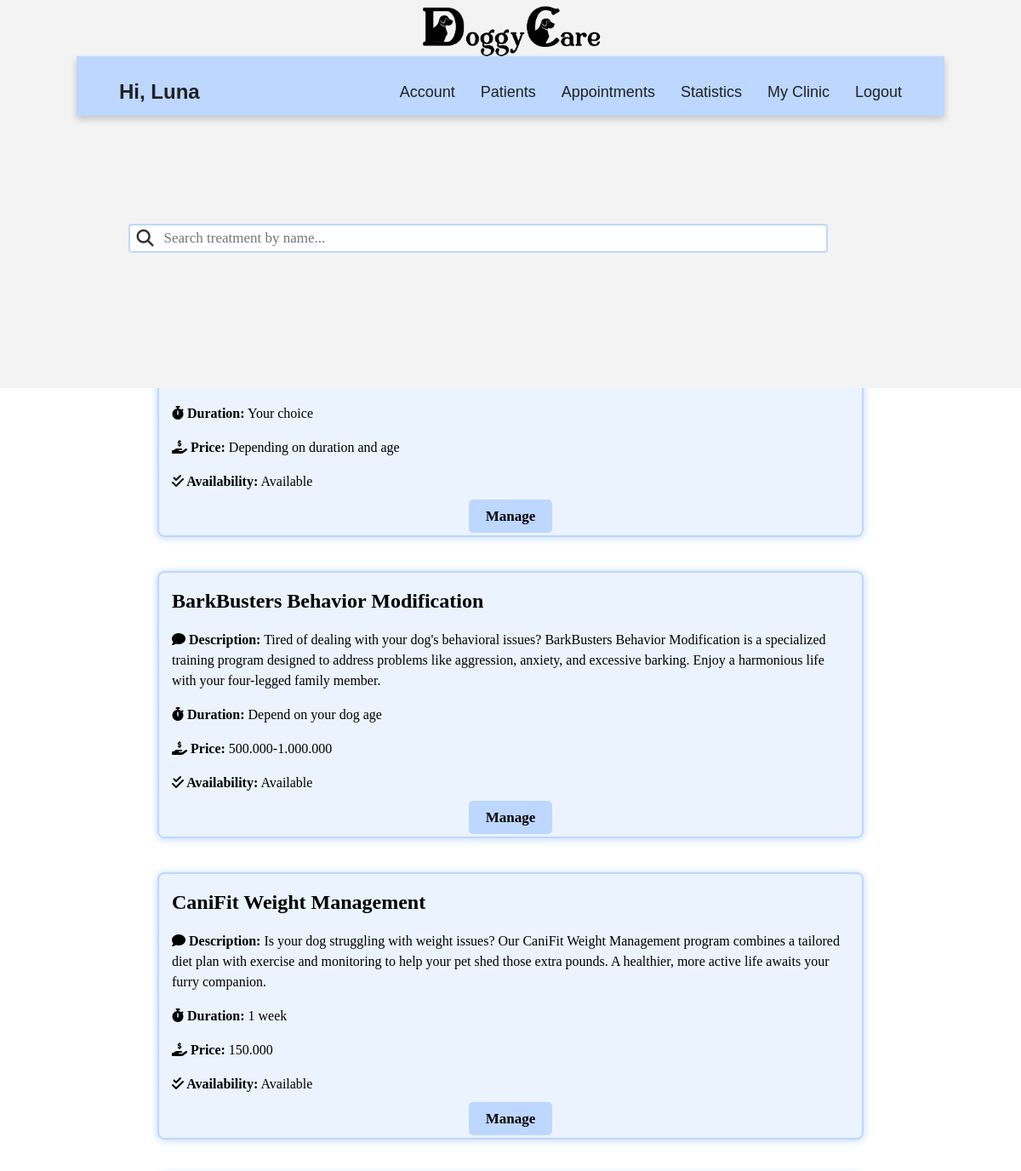
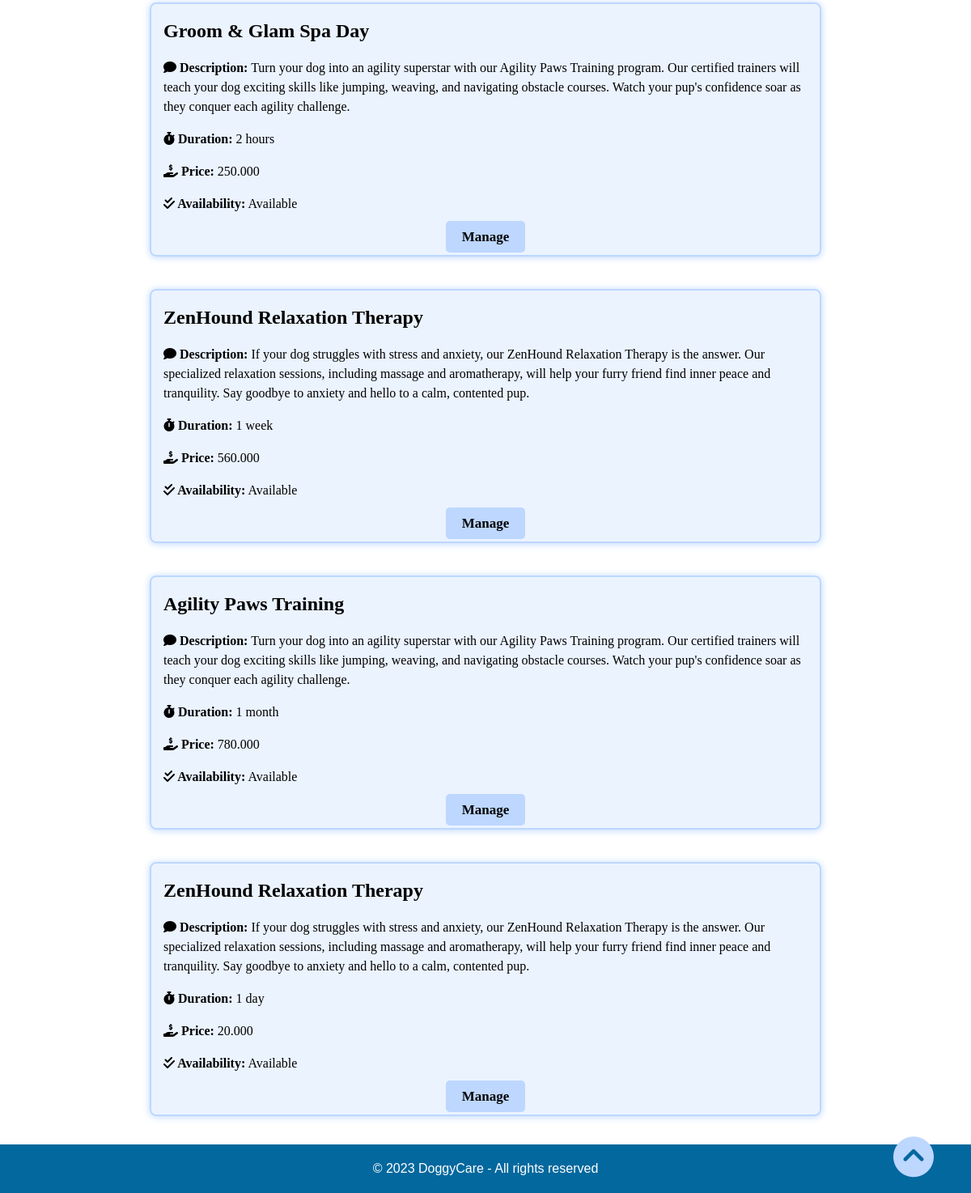
Screenshot of /vet/treatments/2 (signed in) with the database file from the repository (2 pictures, top to bottom).
### accounts/models.py (models this page shows, shortened)
class User(AbstractUser):
    email = models.EmailField(unique=True)
    is_vet = models.BooleanField(default=False)
    is_owner = models.BooleanField(default=False)

class treatment(models.Model):
    id = models.AutoField(primary_key= True)
    name = models.CharField(blank= False, max_length=50)
    description = models.TextField(blank= False, max_length=400)
    duration = models.CharField(blank= False, max_length=100)
    price = models.CharField(blank= False, max_length=30)
    aviability = models.BooleanField(default=False)
    clinic_id = models.ForeignKey(clinic_info, on_delete=models.CASCADE,null=True, blank=True)

### vet/views.py (the view)
# urls.py: path('treatments/<int:clinic_id>', views.treatments, name='treatments'),
@login_required
@vet_required
def treatments(request, clinic_id):
    clinic = get_object_or_404(clinic_info, pk=clinic_id)
    search_record_term = request.GET.get('searchTreatment')
    user_has_permission = request.user.has_perm("accounts.can_manage")
    if search_record_term:
        treatments = treatment.objects.filter(
        Q(name__icontains=search_record_term),
        clinic_id=clinic
        )
    else:
        treatments = treatment.objects.filter(clinic_id=clinic)
    return render(request, 'treatments.html', {'clinics': clinic, 'treatments': treatments, 'user_has_permission': user_has_permission})

### vet/templates/treatments.html (shortened to what this page needs)
<!DOCTYPE html>
{% extends 'base.html' %}
{% load static %}
    {% block additional_styles %}
    <link rel="stylesheet" href="{% static 'css/vet/treatments.css' %}">
    {% endblock additional_styles %}
    {% block content %}
    <div class="all"  id="start">
    <h2>{{ clinics.name }} treatments</h2>
    {% if user_has_permission %}
    <div class="treatments-buttons">
            <a href="{% url 'new_treatment' clinic_id=clinics.id %}" class="btn-cln">New treatment</a>
    </div>
    {% endif %}
    <form action="" class="search-treatment-bar">
        <div class="search_group">
            <i class="fa-solid fa-magnifying-glass"></i>
            <input type="text" class="form-control" name="searchTreatment" placeholder="Search treatment by name...">
        </div>
            <button type="submit" class="btn btn-primary">Search</button>
        </form>
        <div class="treatment-list">
            {% for treatment in treatments %}
            <div class="treatment-card">
                <div class="card-content p-3 mx-2">
                    <span>{{ treatment.name }}</span>
                    <p><i class="fa-solid fa-comment" style=></i><strong> Description:</strong> {{ treatment.description }}</p>
                    <p><i class="fa-solid fa-stopwatch"></i><strong> Duration:</strong> {{ treatment.duration }}</p>
                    <p> <i class="fa-solid fa-hand-holding-dollar"></i><strong> Price:</strong> {{ treatment.price }} </p>
                    <p><i class="fa-solid fa-check-double"></i><strong> Availability:</strong>
                    {% if treatment.aviability %}
                        Available
                    {% else %}
                        Not available
                    {% endif %}
                    </p>
                    {% if user_has_permission %}
                    <div class="button-container">
                        <a href="{% url 'edit_treatment' clinic_id=clinics.id  treatment_id=treatment.id%}" class="edit-button">Manage</a>
                    </div>
                    {% endif %}
                </div>
            </div>
            {% endfor %}
        </div>
        <a href="#start" id="go-up-button"><i class="fa-solid fa-circle-chevron-up fa-bounce" style="color: #bdd7ff; text-shadow: 4px;"></i></a>
    </div>
{% endblock content %}

### vet/templates/base.html (shortened to what this page needs)
<!DOCTYPE html>
{% load static %}
<html lang="en">
    <head>
        <link rel="stylesheet" href="{% static 'css/vet/base.css' %}">
        {% block additional_styles %}
        {% endblock additional_styles %}
    </head>
    <body>
        <header>
            <div class="container-top-bar">
                <div class="top-bar">
                    <a href="{% url 'home' %}">
                        <img src="{% static 'img/logo.png' %}" alt="Logo">
                    </a>
                </div>
        </div>
        <nav class="nav-bar">
            <div class="greeting">
                {% if user.is_authenticated %}
                <h3>Hi, {{ user.username }}</h3>
                {% endif %}
            </div>
            <div class="tabs">
                <ul>
                    <li><a href="">Account</a></li>
                    <li><a href="{% url 'patients' %}">Patients</a></li>
                    <li><a href="{% url 'appointment' %}">Appointments</a></li>
                    <li><a href="{% url 'statistics' %}">Statistics</a></li>
                    <li><a href="{% url 'show_clinic' %}">My Clinic</a></li>
                    <li><a href="{% url 'logout' %}">Logout</a></li>
                </ul>
            </div>
        </nav>
        </header>
        <main>
            {% block content %}
            {% endblock content%}
        </main>
    </body>
    <footer>
        <div>
            <p>&copy; 2023 DoggyCare - All rights reserved</p>
        </div>
    </footer>
</html>

### static/css/vet/base.css (style rules this page uses)
html { font-family: "Poppins", sans-serif; line-height: 1.15; -webkit-text-size-adjust: 100%; -webkit-tap-highlight-color: rgba(0, 0, 0, 0); }
body { margin: 0; font-size: 1rem; line-height: 1.5; text-align: left; }
.container-top-bar { position: absolute; top: 0; width: 100%; height: 16%; background-color: #F3F3F3; z-index: 0; }
.top-bar { display:flex; margin-top:5px; text-align: center; font-weight: 800; justify-content: center; }
.top-bar img { height: 62px; margin-left: 20px; margin-right: 20px; margin-top: 1px; }
h3 { font-size: 1.5rem; color: #212121; }
h2 { text-align: center; }
.nav-bar { margin-top: 5.5%; height: 70px; width: 85%; position: relative; left: 50%; transform: translateX(-50%); background-color: rgb(189, 215, 255); display:flex; flex-wrap: wrap; align-items: center; justify-content: space-between; box-shadow: 0 4px 8px rgba(0, 0, 0, 0.2); }
.greeting { margin-left: 50px; font-size: 30px; }
.tabs { margin-right: 50px; display: flex; flex-wrap: wrap; align-items: center; justify-content: space-between; }
.tabs ul { display: flex; }
.tabs li { margin-left: 30px; font-size: 16px; list-style-type: none; }
.nav-bar a { font-weight: 300; font-size: 18px; color: #212121; text-decoration: none; transition: color 0.3s }
footer { background-color: #03689e; color: #fff; padding: 2px 0; text-align:center; width: 100%; bottom: 0; }

### static/css/vet/treatments.css (style rules this page uses)
main { margin-top: 15px; margin-bottom: 15px; margin: auto; }
main > * { margin-top: 15px; margin-bottom: 15px; }
h2 { font-size: 24px; color: #333; font-weight: bold; text-align: center; margin-top: 20px; margin-bottom: auto; margin-bottom: 20px; }
.all { text-align: center; align-items: center; }
.search-treatment-bar { font-family: Georgia, serif; display: flex; align-items: center; padding: 0 50px 0; width: 80%; margin: auto; }
.search_group { align-items: center; margin: auto; width: 80%; position: relative; }
.form-control { padding: 5px 10px; font-size: 17px; border-radius: 5px; width: 100%; font-family:"Century Gothic"; border: 2px solid #bdd7ff; border-radius: 4px; padding-left: 40px; }
.btn-primary { margin: auto; padding-left: 0.1vw; font-family:"Century Gothic"; font-weight: bold; }
.fa-magnifying-glass { position: absolute; left: 10px; top: 50%; font-size: 20px; color: #333; transform: translateX(-10px); transform: translateY(-10px); }
.treatments-buttons { display: flex; font-family: Georgia, serif; align-items: center; justify-content: center; transition: transform 0.3s ease; padding-bottom: 15px; }
.btn-cln { padding: 5px 10px; font-size: 17px; text-decoration: none; background-color: rgb(189, 215, 255); color: #000000; border: none; border-radius: 5px; cursor: pointer; font-family:"Century Gothic"; font-weight: bold; }
.fa-circle-chevron-up { position: fixed; bottom: 20px; right: 4rem; width: 2rem; font-size: 50px; }
.btn { padding: 5px 10px; font-size: 17px; text-decoration: none; background-color: rgb(189, 215, 255); color: #000000; border: none; border-radius: 5px; cursor: pointer; font-family:"Century Gothic"; font-weight: bold; }
.treatment-list { padding: 0 10px; display: flex; flex-wrap: wrap; justify-content: center; }
.treatment-card { border-radius: 8px; box-shadow: 0px 1px 10px #bdd7ff; background-color: rgba(189, 215, 255, 0.3); border: 2px solid rgb(189, 215, 255); overflow: hidden; width: 70%; margin: 20px; float: left; padding: auto; word-wrap: break-word; display: flex; flex-direction: column; transition: transform 0.3s ease; }
span { font-size: 24px; color: #000000; font-weight: bold; text-align: center; margin-top: 20px; margin-bottom: auto; }
.treatment-card .card-content { padding: 15px; text-align: left; word-wrap: break-word; flex-grow: 1; font-family:"Century Gothic"; }
.button-container { text-align: center; height:20px; }
.edit-button { padding: 10px 20px; padding-bottom: 10px; font-size: 17px; text-decoration: none; background-color: #BDD7FF; color: #000000; border: none; border-radius: 5px; cursor: pointer; margin: 15px; height: 20px; font-family:"Century Gothic"; font-weight: bold; }

### rows the page displays
User: username "Luna"
treatment: duration "Your choice", price "Depending on duration and age", aviability "Available"
treatment: name "BarkBusters Behavior Modification", description "Tired of dealing with your dog's behavioral issues? BarkBusters Behavior Modification is a specialized training program designed to address problems like aggression, anxiety, and excessive barking. Enjoy a harmonious life with your four-legged family member.", duration "Depend on your dog age", price "500.000-1.000.000", aviability "Available"
treatment: name "CaniFit Weight Management", description "Is your dog struggling with weight issues? Our CaniFit Weight Management program combines a tailored diet plan with exercise and monitoring to help your pet shed those extra pounds. A healthier, more active life awaits your furry companion.", duration "1 week", price "150.000", aviability "Available"
treatment: name "Groom & Glam Spa Day", description "Turn your dog into an agility superstar with our Agility Paws Training program. Our certified trainers will teach your dog exciting skills like jumping, weaving, and navigating obstacle courses. Watch your pup's confidence soar as they conquer each agility challenge.", duration "2 hours", price "250.000", aviability "Available"
treatment: name "ZenHound Relaxation Therapy", description "If your dog struggles with stress and anxiety, our ZenHound Relaxation Therapy is the answer. Our specialized relaxation sessions, including massage and aromatherapy, will help your furry friend find inner peace and tranquility. Say goodbye to anxiety and hello to a calm, contented pup.", duration "1 week", price "560.000", aviability "Available"
treatment: name "Agility Paws Training", description "Turn your dog into an agility superstar with our Agility Paws Training program. Our certified trainers will teach your dog exciting skills like jumping, weaving, and navigating obstacle courses. Watch your pup's confidence soar as they conquer each agility challenge.", duration "1 month", price "780.000", aviability "Available"
treatment: name "ZenHound Relaxation Therapy", description "If your dog struggles with stress and anxiety, our ZenHound Relaxation Therapy is the answer. Our specialized relaxation sessions, including massage and aromatherapy, will help your furry friend find inner peace and tranquility. Say goodbye to anxiety and hello to a calm, contented pup.", duration "1 day", price "20.000", aviability "Available"
